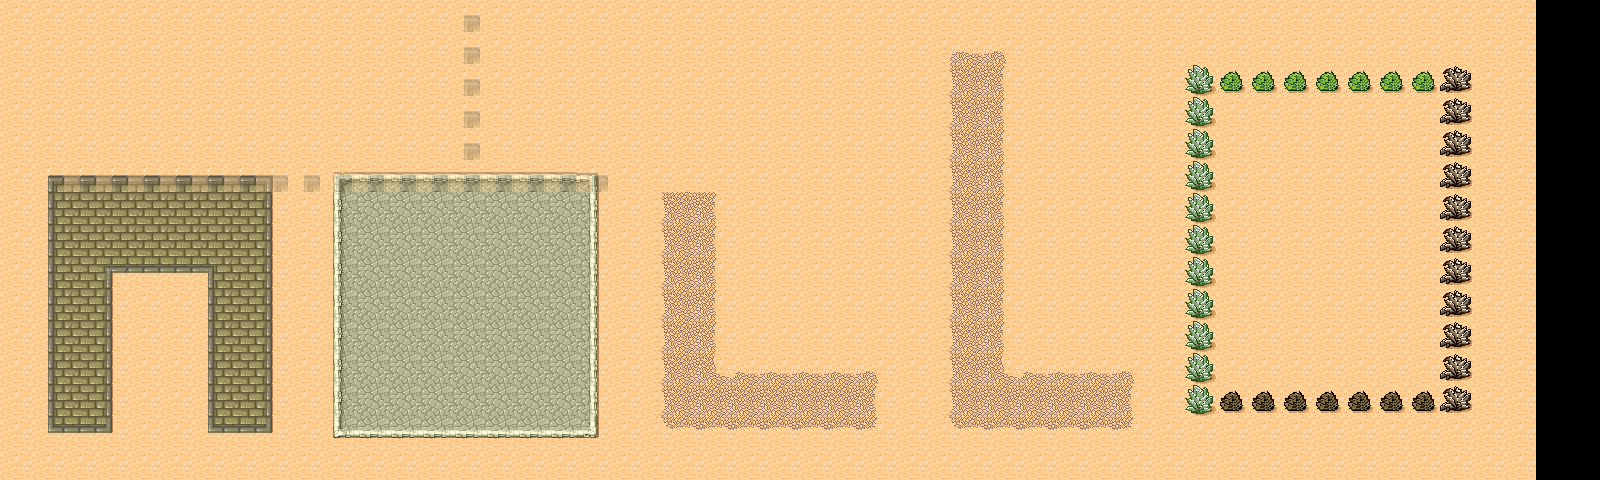

A 2D game scene composited from a Tiled map and its tileset images. What follows is a short description and the map's XML, with each tile layer's data collapsed to a summary:
An orthogonal 50x15 tile map with 32x32 px tiles, 2 tile layers (Capa de Patrones 1, walkability).

<map version="1.0" tiledversion="1.0.1" orientation="orthogonal" renderorder="right-down" width="50" height="15" tilewidth="32" tileheight="32" nextobjectid="1">
 <tileset firstgid="1" name="Desert" tilewidth="32" tileheight="32" spacing="1" margin="1" tilecount="48" columns="8">
  <image source="tmw_desert_spacing.png" width="265" height="199" />
  <terraintypes>
   <terrain name="Bricks" tile="9" />
   <terrain name="Rocks" tile="33" />
   <terrain name="Dirt" tile="14" />
   <terrain name="Desert" tile="29" />
  </terraintypes>
  <tile id="0" terrain="3,3,3,0" />
  <tile id="1" terrain="3,3,0,0" />
  <tile id="2" terrain="3,3,0,3" />
  <tile id="3" terrain="2,2,2,3" />
  <tile id="4" terrain="2,2,3,2" />
  <tile id="5" terrain="3,3,3,2" />
  <tile id="6" terrain="3,3,2,2" />
  <tile id="7" terrain="3,3,2,3" />
  <tile id="8" terrain="3,0,3,0" />
  <tile id="9" terrain="0,0,0,0" />
  <tile id="10" terrain="0,3,0,3" />
  <tile id="11" terrain="2,3,2,2" />
  <tile id="12" terrain="3,2,2,2" />
  <tile id="13" terrain="3,2,3,2" />
  <tile id="14" terrain="2,2,2,2" />
  <tile id="15" terrain="2,3,2,3" />
  <tile id="16" terrain="3,0,3,3" />
  <tile id="17" terrain="0,0,3,3" />
  <tile id="18" terrain="0,3,3,3" />
  <tile id="19" terrain="0,0,0,3" />
  <tile id="20" terrain="0,0,3,0" />
  <tile id="21" terrain="3,2,3,3" />
  <tile id="22" terrain="2,2,3,3" />
  <tile id="23" terrain="2,3,3,3" />
  <tile id="24" terrain="3,3,3,1" />
  <tile id="25" terrain="3,3,1,1" />
  <tile id="26" terrain="3,3,1,3" />
  <tile id="27" terrain="0,3,0,0" />
  <tile id="28" terrain="3,0,0,0" />
  <tile id="29" terrain="3,3,3,3" />
  <tile id="32" terrain="3,1,3,1" />
  <tile id="33" terrain="1,1,1,1" />
  <tile id="34" terrain="1,3,1,3" />
  <tile id="35" terrain="1,1,1,3" />
  <tile id="36" terrain="1,1,3,1" />
  <tile id="40" terrain="3,1,3,3" />
  <tile id="41" terrain="1,1,3,3" />
  <tile id="42" terrain="1,3,3,3" />
  <tile id="43" terrain="1,3,1,1" />
  <tile id="44" terrain="3,1,1,1" />
 </tileset>
 <layer name="Capa de Patrones 1" width="50" height="15">
  <properties>
   <property name="Draw" type="int" value="1" />
  </properties>
  <data>[750 cells, 720 non-empty, 35 distinct tile ids]</data>
 </layer>
 <layer name="walkability" width="50" height="15" opacity="0.34">
  <properties>
   <property name="Draw" type="int" value="0" />
  </properties>
  <data>[750 cells, 23 non-empty, 1 distinct tile ids]</data>
 </layer>
</map>
